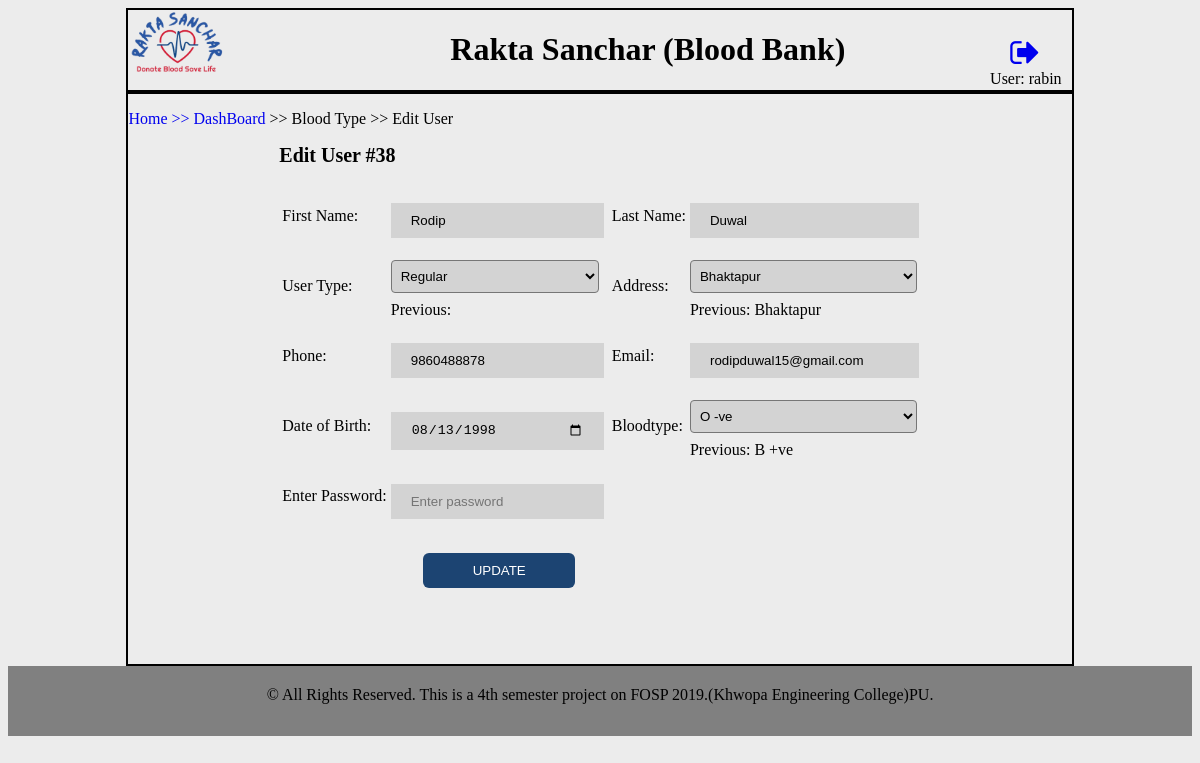
Screenshot of /admin/edit_reg.php?regid=38 (signed in) with the database file from the repository.
### tables this page shows
CREATE TABLE `register` (
  `reg_id` int(10) UNSIGNED NOT NULL,
  `bloodtype` varchar(6) DEFAULT NULL,
  `username` varchar(20) NOT NULL,
  `pic` varchar(255) DEFAULT NULL,
  `user_type` varchar(20) DEFAULT NULL,
  `firstname` varchar(20) NOT NULL,
  `lastname` varchar(20) NOT NULL,
  `email` varchar(40) DEFAULT NULL,
  `location` varchar(30) DEFAULT NULL,
  `contact` text DEFAULT NULL COMMENT 'Contact No',
  `dob` date DEFAULT NULL,
  `created_at` timestamp NOT NULL DEFAULT current_timestamp(),
  `updated_at` datetime DEFAULT NULL ON UPDATE current_timestamp(),
  `password` varchar(40) NOT NULL,
  `secret_key` varchar(6) DEFAULT NULL,
  `verified` tinyint(1) NOT NULL DEFAULT 0,
  `verifiedby_id` int(6) NOT NULL DEFAULT 0 COMMENT 'Verified By',
  `remark` varchar(50) DEFAULT NULL,
  `status` tinyint(4) DEFAULT 1,
  `show_bloodtype` tinyint(1) NOT NULL DEFAULT 0
);

CREATE TABLE `content` (
  `id` int(11) NOT NULL,
  `title` varchar(50) NOT NULL,
  `description` text NOT NULL,
  `created_at` datetime NOT NULL DEFAULT current_timestamp(),
  `postby_id` int(6) DEFAULT NULL,
  `is_verified` int(1) NOT NULL DEFAULT 0,
  `verifiedby_id` int(6) DEFAULT NULL,
  `updated_at` datetime DEFAULT NULL ON UPDATE current_timestamp(),
  `hits` int(6) DEFAULT NULL,
  `status` int(1) NOT NULL DEFAULT 1
);

### admin/edit_reg.php (the view, shortened to what this page needs)
<!DOCTYPE html>
<html>
<head>
	<link rel="stylesheet" href="https://cdnjs.cloudflare.com/ajax/libs/font-awesome/4.7.0/css/font-awesome.min.css">
</head>
<body style="background-color: #ececec;">
<?php
$user_id = @$_GET['regid'];
require_once("DBConnect.php");
$sql = "SELECT * FROM `register` WHERE `reg_id`='$user_id' Limit 0, 10";
$result = mysqli_query($conn, $sql);
$prev_data = mysqli_fetch_assoc($result);
?>
<div style="border: 2px solid; border-color: black; height: 100%; margin:0 10%; " >
	 <?php include('header.php');?>
	</div>
	<div style="border: 2px solid; border-color: black; min-height: 570px; margin:0 10%; ">
		<div>
		<p><a href="../index.php">Home</a> <a href="index.php">>> DashBoard</a> >> Blood Type >> Edit User</p>
		</div>
		<div style="margin-left: 16%;">
<form action="" method="POST" name="user">
	<h1 style="font-size: 20px;">Edit User #<?= $prev_data['reg_id'];?></h1>
<table id="adduser">
	<tr>
		<td>First Name:</td>
		<td><input type="text" name="firstname"  required="required" value="<?= $prev_data['firstname'];?>"></td>
		<td>Last Name:</td>
		<td><input type="text" name="lastname"  required="required" value="<?= $prev_data['lastname'];?>"></td>
	</tr>
	<tr>
		<td>User Type:</td>
		<td>
			<select required="required" name="user_type" title="Choose Usertype">
					<option value="regular">Regular</option>
				</select>
				Previous: <?= $prev_data['user_type'];?>
		<td>Address:</td>
		<td>
			<select required="required" name="location" title="Choose Location">
					<option value="Bhaktapur">Bhaktapur</option>
				</select>
				Previous: <?= $prev_data['location'];?>
		</td>
	</tr>
	<tr>
		<td>Phone:</td>
		<td><input type="number" name="contact" required="required" value="<?= $prev_data['contact'];?>"></td>
		<td>Email:</td>
		<td><input type="email" name="email" required="required" value="<?= $prev_data['email'];?>" ></td>
	</tr>
	<tr>
		<td>Date of Birth:</td>
		<td><input type="date" name="dob" required="required" value="<?= $prev_data['dob'];?>" ></td>
		<td>Bloodtype:</td>
		<td>
			<select required="required" name="bloodtype" title="Choose bloodtype">
					<option value="O -ve"> O -ve</option>
				</select>
				Previous: <?= $prev_data['bloodtype'];?>
		</td>
	</tr>
	<tr>
		<td>Enter Password:</td>
		<td><input type="password" name="password" placeholder="Enter password" required="required"></td>
	</tr>
	<tr>
		<td>&nbsp;</td>
		<td><input type="submit" name="add_user" value="UPDATE"></td>
	</tr>
</table>
</form>
</div>
</div>
<?php include('footer.php');?>
</body>
</html>

### admin/footer.php (shortened to what this page needs)
<?php
require_once("DBConnect.php");
$sql = "SELECT * FROM `content` WHERE `title`='footer'";
$result = mysqli_query($conn, $sql);
$row = mysqli_fetch_assoc($result);
?>
		<div style="height: 50px;background: grey; text-align: center;padding-top: 20px;"><?=$row["description"];?></div>

### admin/edit_reg.php (style rules this page uses)
#adduser input { width: 80%; background-color: lightgray; color: black; padding: 10px 20px; margin: 20px 0px 10px 0px; border: none; cursor: pointer; }
#adduser input[type=submit] { width: 70%; background-color: #1c4472; color: white; padding: 10px 20px; margin: 20px auto 10px 15%; border: none; border-radius: 6px; cursor: pointer; }
select { width: 96%; padding: 7px 5px; margin: 8px 0; border-radius: 4px; background-color: lightgrey; }
option { font-family: Arial; background-color: lightgrey; color: black; }
a { text-decoration: none; }

### rows the page displays
register: reg_id "38", firstname "Rodip", lastname "Duwal", location "Bhaktapur", contact "9860488878", email "rodipduwal15@gmail.com", dob "08/13/1998", bloodtype "B +ve"
content: description "© All Rights Reserved. This is a 4th semester project on FOSP 2019.(Khwopa Engineering College)PU."

### other values shown
$_SESSION['username'] "rabin"
